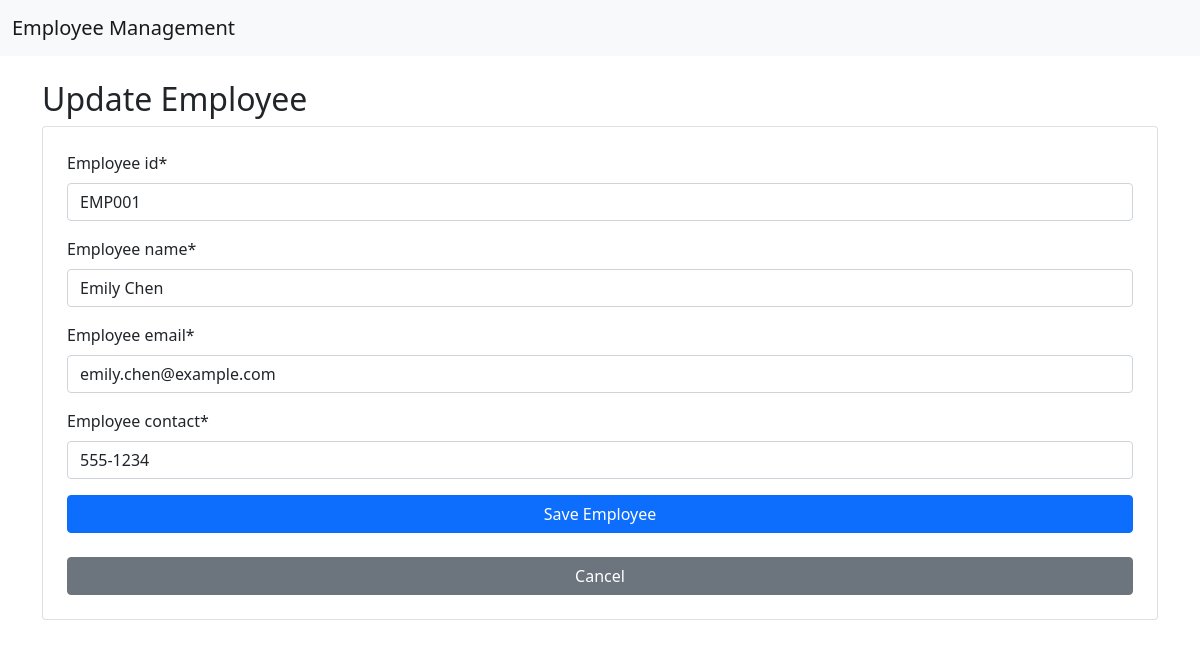
The app's page /update/12/ with its own data.
### employee/models.py (models this page shows, shortened)
class Employee(models.Model):
    employee_id = models.CharField(max_length=20)
    employee_name = models.CharField(max_length=100)
    employee_email = models.EmailField()
    employee_contact = models.CharField(max_length=20)

### employee/views.py (the view)
# urls.py: path('update/<int:pk>/', update_employee, name="update"),
def update_employee(request, pk):
    employee = Employee.objects.get(id=pk)# Get the specific employee by ID
    if request.method == 'POST':
        form = EmployeeForm(request.POST, instance=employee)# Populate form with new data
        if form.is_valid():
            form.save()
            return redirect('list')# Save changes to the database
    else:
        form = EmployeeForm(instance=employee)
    return render(request, 'update.html', {'form':form})

### employee/forms.py
class EmployeeForm(forms.ModelForm):
    class Meta:
        model = Employee
        fields = '__all__'

### employee/templates/update.html (shortened to what this page needs)
{% extends "base.html" %} {%block title%}Create Employee {%endblock%}
 {%block content%}
{%load crispy_forms_tags%}
<h2> Update Employee</h2>
<form method="POST" class="form-group card p-4">
    {{form | crispy}}
<button type="submit" class="btn btn-primary">Save Employee</button><br/>
<a href={%url 'list'%} class="btn btn-secondary">Cancel</a>
</form>
{%endblock%}

### records on screen
Employee: employee_id "EMP001", employee_name "Emily Chen", employee_email "emily.chen@example.com", employee_contact "555-1234"
